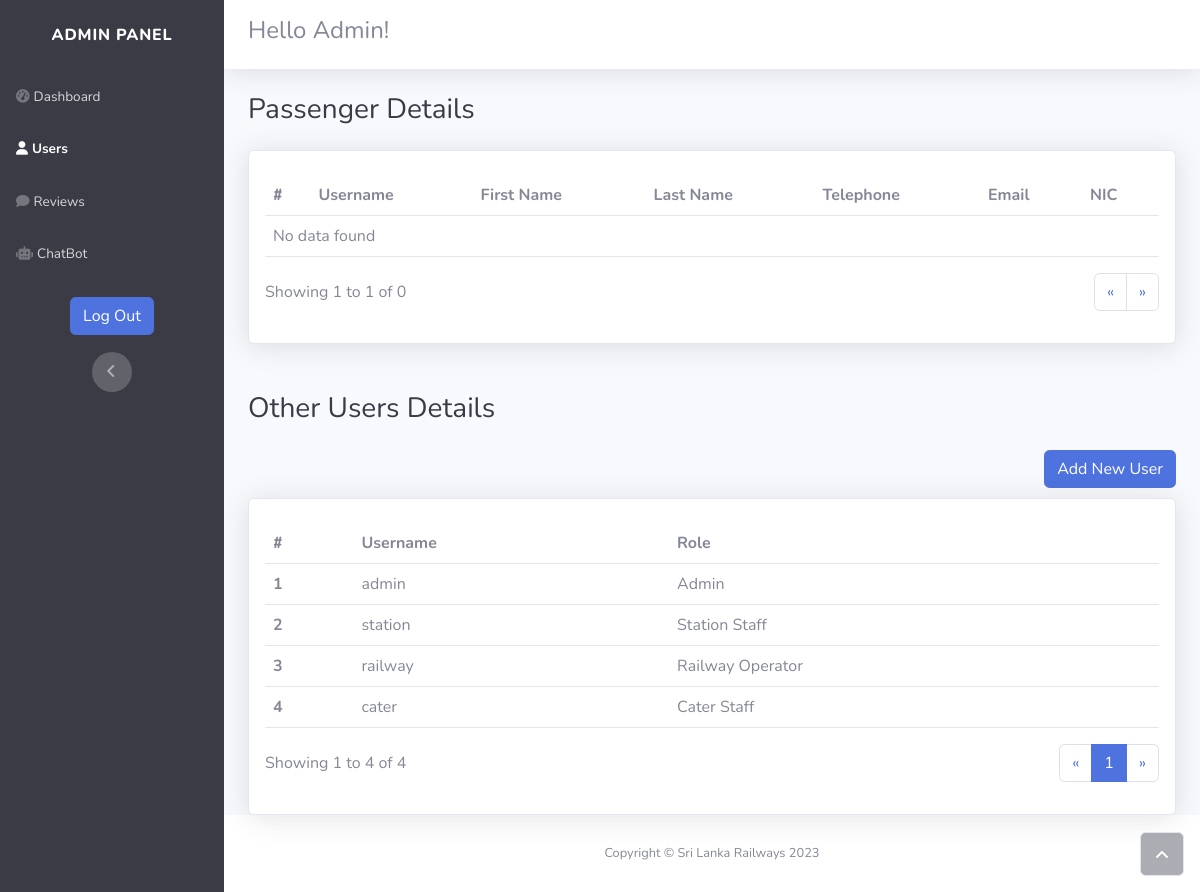
Screenshot of /admin/admin_users.php (signed in) with the database file from the repository.
### tables this page shows
CREATE TABLE `user` (
  `User_Id` int(11) NOT NULL,
  `UserName` varchar(64) NOT NULL,
  `Password` varchar(256) NOT NULL,
  `Role` varchar(64) NOT NULL
);

### classes/Admin.php (called while the page is built, shortened)
<?php
class Admin extends User
{
    public static function getPassengers()
    {
        $dbcon = new DbConnector;
        $con = $dbcon->connect();
        $query = "SELECT User.User_Id, User.UserName, User_Details.First_Name, User_Details.Last_Name, User_Details.NIC, User_Details.Email, User_Details.Telephone FROM User INNER JOIN User_Details ON User_Details.User_Id = User.User_Id WHERE User.Role = ?;";
        try {
            $pstmt = $con->prepare($query);
            $pstmt->bindValue(1, "Passenger");
            $pstmt->execute();
            $rs = $pstmt->fetchAll(PDO::FETCH_ASSOC);
            return $rs;
        } catch (PDOException $e) {
            die("Connection failed: " . $e->getMessage());
        }
    }
    public static function getOtherUsers()
    {
        $dbcon = new DbConnector;
        $con = $dbcon->connect();
        $query = "SELECT * FROM User WHERE Role != ?;";
        try {
            $pstmt = $con->prepare($query);
            $pstmt->bindValue(1, "Passenger");
            $pstmt->execute();
            $rs = $pstmt->fetchAll(PDO::FETCH_ASSOC);
            return $rs;
        } catch (PDOException $e) {
            die("Connection failed: " . $e->getMessage());
        }
    }
}

### admin/admin_users.php (the view, shortened to what this page needs)
<?php
require_once '../classes/Admin.php';
$rs1 = Admin::getPassengers();
if (isset($_GET['page1'])) {
    $page1 = $_GET['page1'];
} else {
    $page1 = 1;
}
$results_per_page1 = 10;
if (count($rs1) < 10) {
    $results_per_page1 = count($rs1);
}
if (count($rs1) == 0) {
    $results_per_page1 = 1;
}
$page_first_result1 = ($page1 - 1) * $results_per_page1;
$rs2 = Admin::getOtherUsers();
if (isset($_GET['page2'])) {
    $page2 = $_GET['page2'];
} else {
    $page2 = 1;
}
$results_per_page2 = 10;
if (count($rs2) < 10) {
    $results_per_page2 = count($rs2);
}
$page_first_result2 = ($page2 - 1) * $results_per_page2;
$number_of_result2 = count($rs2);
$number_of_page2 = ceil($number_of_result2 / $results_per_page2);
if($page2 == $number_of_page2){
    $results_per_page2 = count($rs2) - $page_first_result2;
}
?>
<!DOCTYPE html>
<html lang="en">
<head>
    <link rel="stylesheet" href="../assets/bootstrap/css/bootstrap.min.css">
</head>
<body id="page-top">
    <div id="wrapper">
        <nav class="navbar navbar-dark align-items-start sidebar sidebar-dark bg-dark accordion p-0" style="padding-bottom: 0px;">
            <div class="container-fluid d-flex flex-column p-0">
                <a class="navbar-brand d-flex justify-content-center align-items-center sidebar-brand m-0" href="admin_dashboard.php">
                    <div class="sidebar-brand-text mx-3"><span>Admin Panel</span></div>
                </a>
                <ul class="navbar-nav text-light" id="accordionSidebar">
                    <li class="nav-item"><a class="nav-link" href="admin_dashboard.php"><i class="fas fa-tachometer-alt"></i><span>Dashboard</span></a></li>
                    <li class="nav-item"><a class="nav-link active" href="#"><i class="fas fa-user"></i><span>Users</span></a></li>
                    <li class="nav-item"><a class="nav-link" href="admin_reviews.php"><i class="fas fa-comment"></i><span>Reviews</span></a></li>
                    <li class="nav-item"><a class="nav-link" href="admin_chatbot.php"><i class="fa-solid fa-robot"></i><span>ChatBot</span></a></li>
                </ul>
                <a class="btn btn-primary btn-md" role="button" data-bss-hover-animate="pulse" href="../includes/logout.inc.php">Log Out</a>
                <div class="text-center d-none d-md-inline">
                    <button class="btn rounded-circle border-0" id="sidebarToggle" type="button"></button>
                </div>
            </div>
        </nav>
        <div class="d-flex flex-column" id="content-wrapper">
            <div id="content">
                <nav class="navbar navbar-light navbar-expand-md bg-white shadow mb-4 py-3 static-top">
                    <div class="container-fluid">
                        <h4>Hello Admin!</h4>
                    </div>
                </nav>
                <div class="container-fluid">
                    <h3 class="text-dark mb-4">Passenger Details</h3>
                    <div class="card shadow">
                        <div class="card-body">
                            <form action="" method="POST">
                                <div class="table-responsive table mt-2" id="dataTable" role="grid" aria-describedby="dataTable_info">
                                    <table class="table my-0" id="dataTable">
                                        <thead>
                                            <tr>
                                                <th><b>#</b></th>
                                                <th>Username</th>
                                                <th>First Name</th>
                                                <th>Last Name</th>
                                                <th>Telephone</th>
                                                <th>Email</th>
                                                <th>NIC</th>
                                            </tr>
                                        </thead>
                                        <tbody>
                                            <?php
                                            if (count($rs1) > 0) {
                                                for ($i = $page_first_result1; $i < $page_first_result1 + $results_per_page1; $i++) {
                                                    $row1 = $rs1[$i];
                                            ?>
                                                    <tr>
                                                        <td><b><?php echo $i + 1; ?></b></td>
                                                        <td><?php echo $row1['UserName']; ?></td>
                                                        <td><?php echo $row1['First_Name']; ?></td>
                                                        <td><?php echo $row1['Last_Name']; ?></td>
                                                        <td><?php echo $row1['Telephone']; ?></td>
                                                        <td><?php echo $row1['Email']; ?></td>
                                                        <td><?php echo $row1['NIC']; ?></td>
                                                    </tr>
                                            <?php
                                                }
                                            } else {
                                                echo '<tr>';
                                                echo '<td colspan="7">No data found</td>';
                                                echo '</tr>';
                                            }
                                            ?>
                                        </tbody>
                                    </table>
                                </div>
                            </form>
                            <div class="row">
                                <div class="col-md-6 align-self-center">
                                    <p id="dataTable_info" class="dataTables_info" role="status" aria-live="polite">Showing <?php echo $page_first_result1 + 1; ?> to <?php echo $page_first_result1 + $results_per_page1; ?> of <?php echo count($rs1); ?></p>
                                </div>
                                <div class="col-md-6">
                                    <nav class="d-lg-flex justify-content-lg-end dataTables_paginate paging_simple_numbers">
                                        <ul class="pagination">
                                            <li class="page-item">
                                                <a class="page-link" aria-label="Previous" href="admin_users.php?page1=<?php echo $page1 - 1; ?>">
                                                    <span aria-hidden="true">«</span>
                                                </a>
                                            </li>
                                            <li class="page-item">
                                                <a class="page-link" aria-label="Next" href="admin_users.php?page1=<?php echo $page1 + 1; ?>">
                                                    <span aria-hidden="true">»</span>
                                                </a>
                                            </li>
                                        </ul>
                                    </nav>
                                </div>
                            </div>
                        </div>
                    </div>
                </div>
            </div>
            <br><br>
            <div class="container-fluid">
                <h3 class="text-dark mb-4">Other Users Details</h3>
                <button class="btn btn-primary btn-md" type="submit" data-bs-toggle="modal" data-bs-target="#addNewUser" style="float: right;">Add New User</button>
                <br></br>
                <div class="card shadow">
                    <div class="card-body">
                        <form action="" method="POST">
                            <div class="table-responsive table mt-2" id="dataTable" role="grid" aria-describedby="dataTable_info">
                                <table class="table my-0" id="dataTable">
                                    <thead>
                                        <tr>
                                            <th><b>#</b></th>
                                            <th>Username</th>
                                            <th>Role</th>
                                        </tr>
                                    </thead>
                                    <tbody>
                                        <?php
                                        if (count($rs2) > 0) {
                                            for ($i = $page_first_result2; $i < $page_first_result2 + $results_per_page2; $i++) {
                                                $row2 = $rs2[$i];
                                        ?>
                                                <tr>
                                                    <td><b><?php echo $i + 1;?></b></td>
                                                    <td><?php echo $row2['UserName'];?></td>
                                                    <td><?php echo $row2['Role'];?></td>
                                                </tr>
                                        <?php
                                            }
                                        } else {
                                            ?>
                                            <tr>
                                            <td colspan="3">No data found</td>
                                            </tr>
                                            <?php
                                        }
                                        ?>
                                    </tbody>
                                </table>
                            </div>
                        </form>
                        <div class="row">
                            <div class="col-md-6 align-self-center">
                                <p id="dataTable_info" class="dataTables_info" role="status" aria-live="polite">Showing <?php echo $page_first_result2 + 1; ?> to <?php echo $page_first_result2 + $results_per_page2; ?> of <?php echo count($rs2); ?></p>
                            </div>
                            <div class="col-md-6">
                                <nav class="d-lg-flex justify-content-lg-end dataTables_paginate paging_simple_numbers">
                                    <ul class="pagination">
                                        <li class="page-item">
                                            <a class="page-link" aria-label="Previous" href="admin_users.php?page2=<?php echo $page2 - 1; ?>">
                                                <span aria-hidden="true">«</span>
                                            </a>
                                        </li>
                                        <?php
                                        for ($i = 1; $i <= $number_of_page2; $i++) {
                                            if ($i == $page2) {
                                        ?>
                                                <li class="page-item">
                                                    <a class="page-link active" href="admin_users.php?page2=<?php echo $i; ?>"><?php echo $i; ?></a>
                                                </li>
                                            <?php
                                            } else {
                                            ?>
                                                <li class="page-item">
                                                    <a class="page-link" href="admin_users.php?page2=<?php echo $i; ?>"><?php echo $i; ?></a>
                                                </li>
                                        <?php
                                            }
                                        }
                                        ?>
                                        <li class="page-item">
                                            <a class="page-link" aria-label="Next" href="admin_users.php?page2=<?php echo $page2 + 1; ?>">
                                                <span aria-hidden="true">»</span>
                                            </a>
                                        </li>
                                    </ul>
                                </nav>
                            </div>
                        </div>
                    </div>
                </div>
            </div>
            <footer class="bg-white sticky-footer">
                <a class="border rounded d-inline scroll-to-top" href="#page-top"><i class="fas fa-angle-up"></i></a>
                <div class="container my-auto">
                    <div class="text-center my-auto copyright"><span>Copyright © Sri Lanka Railways 2023</span></div>
                </div>
            </footer>
        </div>
    </div>
</body>
</html>

### admin/admin_users.php (style rules this page uses)
.modal-body, body { -ms-overflow-style: none; scrollbar-width: none; }

### rows the page displays
user: UserName "admin", Role "Admin"
user: UserName "station", Role "Station Staff"
user: UserName "railway", Role "Railway Operator"
user: UserName "cater", Role "Cater Staff"

### other values shown
$page_first_result1 + 1 "1"
$page_first_result1 + $results_per_page1 "1"
count($rs1) "0"
$page_first_result2 + 1 "1"
$page_first_result2 + $results_per_page2 "4"
count($rs2) "4"
